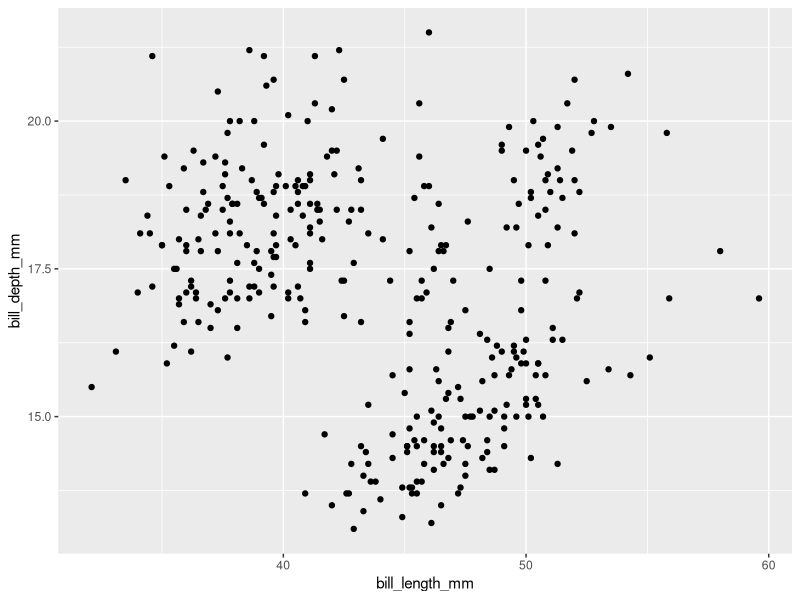
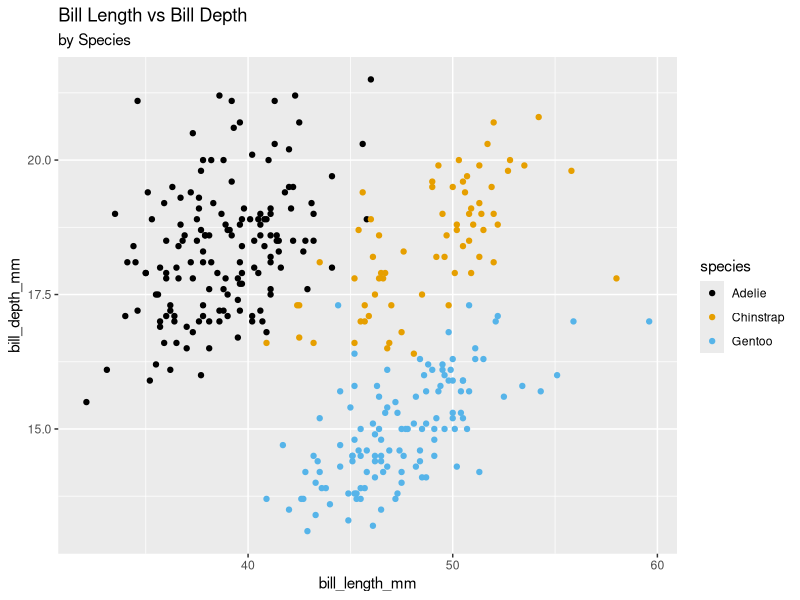
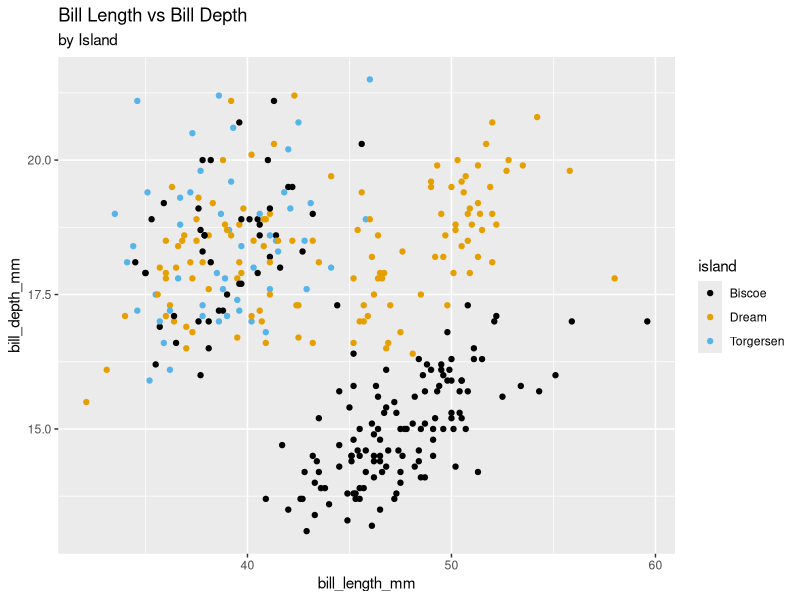
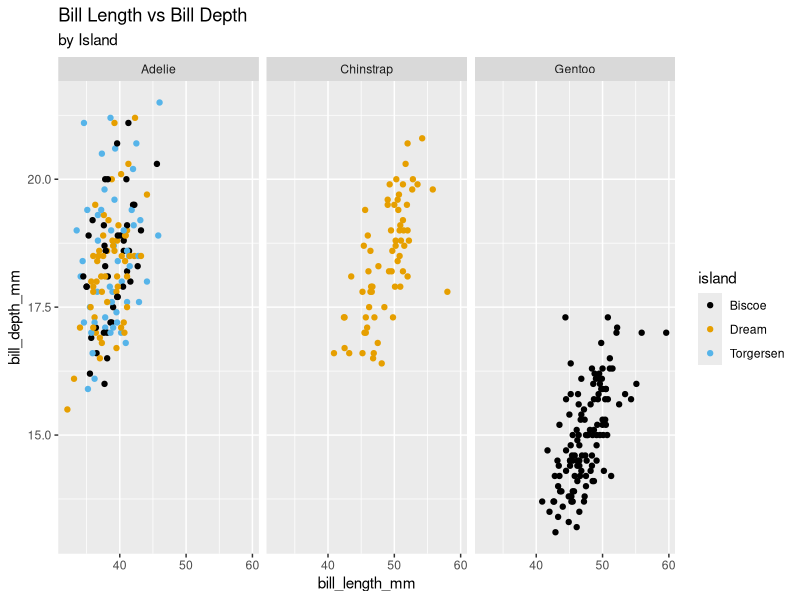

The R script that drew these images, in order: (Note: this script raises an error after producing the figures.)
## ---- chunk 1
if (!require("palmerpenguins")) install.packages("palmerpenguins")
if (!require("gridExtra")) install.packages("gridExtra")
if (!require("VIM")) install.packages("VIM")

library(palmerpenguins)
library(tidyverse)
library(ggpubr)
library(VIM)
## ---- chunk 2
# accessible color
accessible <- TRUE
if (accessible) {
  options(ggplot2.discrete.colour = unname(palette.colors(palette = "Okabe-Ito")))
  options(ggplot2.discrete.fill = unname(palette.colors(palette = "Okabe-Ito")))
}
## ---- chunk 3
head(penguins)
## ---- chunk 4
penguins %>%
  select(species, island, bill_length_mm) %>%
  head()
## ---- chunk 5
penguins %>% 
  select(species, island, bill_length_mm) %>%
  filter(species == "Adelie", island == "Torgersen", bill_length_mm > 45)
## ---- chunk 6
penguins %>%
  select(species, sex) %>%
  # create a new column to flag missing sex
  mutate(missing_sex = is.na(sex)) %>%
  head(10)
## ---- chunk 7
penguins %>%
  group_by(species) %>%
  summarize(
    n = n(), # number of rows
    mean_bill_length = mean(bill_length_mm), # mean of bill length
    sd_bill_length = sd(bill_length_mm) # standard deviation of bill length
  )
## ---- chunk 8

## ---- chunk 9

## ---- chunk 10
ggplot(penguins) +
  geom_point(aes(x = bill_length_mm, y = bill_depth_mm))
## ---- chunk 11
# color by species
ggplot(penguins) +
  geom_point(aes(x = bill_length_mm, y = bill_depth_mm, colour = species)) +
  ggtitle("Bill Length vs Bill Depth", "by Species")

# color by island
ggplot(penguins) +
  geom_point(aes(x = bill_length_mm, y = bill_depth_mm, color = island)) +
  ggtitle("Bill Length vs Bill Depth", "by Island")
## ---- chunk 12
ggplot(penguins) +
  facet_wrap(~species) +
  geom_point(aes(x = bill_length_mm, y = bill_depth_mm, color = island)) +
  ggtitle("Bill Length vs Bill Depth", "by Island")
## ---- chunk 13
ggplot(penguins) +
  # add your code here
## ---- chunk 14
glimpse(penguins)
## ---- chunk 15
x <- factor(c('a','a','a','b','b'), levels = c('a','b'))
print(x)

x[5] <- "c" # set 5th element to "c"

print(x)
## ---- chunk 16
print(class(penguins$year))
unique(penguins$year)
## ---- chunk 17
# select any rows with missing data
penguins %>% 
  filter(if_any(everything(), is.na))
## ---- chunk 18
# using missing visualization from VIM package
plot(aggr(penguins, plot = FALSE), numbers = TRUE, prop = FALSE, cex.axis = 0.6)
## ---- chunk 19
# drop observations with NA
pgns <- penguins %>% drop_na()
dim(pgns)
## ---- chunk 20
pgns %>%
  group_by(species, sex) %>% # group by species and sex
  summarise(
    n = n(),
    bill_length_mean = mean(bill_length_mm, na.rm = TRUE),
    bill_length_sd = sd(bill_length_mm, na.rm = TRUE)
  )
## ---- chunk 21

## ---- chunk 22
set.seed(100)
simdata <- data.frame(x = c(rgamma(200, shape = 0.7, scale = 8), rnorm(10, 80)))
ggplot(simdata) +
  geom_histogram(aes(x = x)) +
  geom_vline(aes(xintercept = mean(x)), color = "blue") +
  geom_vline(aes(xintercept = median(x)), color = "red") +
  ggtitle("Skewed Distribution with Outliers", "Red Line: Median; Blue Line: Mean")
## ---- chunk 23
ggplot(pgns) +
  geom_histogram(aes(bill_length_mm)) +
  ggtitle("Histogram of Bill Length (mm)")
## ---- chunk 24
g1 <- ggplot(pgns) +
  geom_histogram(aes(bill_length_mm), binwidth = 5) +
  ggtitle("Histogram of Bill Length (mm)", "binwidth = 5")
g2 <- ggplot(pgns) +
  geom_histogram(aes(bill_length_mm), binwidth = 1) +
  ggtitle("Histogram of Bill Length (mm)", "binwidth = 1")
g3 <- ggplot(pgns) +
  geom_histogram(aes(bill_length_mm), binwidth = 0.5) +
  ggtitle("Histogram of Bill Length (mm)", "binwidth = 0.5")
g4 <- ggplot(pgns) +
  geom_histogram(aes(bill_length_mm), binwidth = 0.1) +
  ggtitle("Histogram of Bill Length (mm)", "binwidth = 0.1")

ggarrange(g1, g2, g3, g4)
## ---- chunk 25
ggplot(pgns) +
  geom_density(aes(x = bill_length_mm))
## ---- chunk 26
ggplot(pgns) +
  geom_density(aes(x = bill_length_mm), bw = ) # complete code
## ---- chunk 27
g1 <- ggplot(pgns) +
  geom_histogram(aes(x = bill_length_mm, fill = species)) +
  ggtitle("Distribution of Bill Length (mm)", "Color by Species")

g2 <- ggplot(pgns) +
  geom_density(aes(x = bill_length_mm, fill = species)) +
  ggtitle("Distribution of Bill Length (mm)", "Color by Species")

ggarrange(g1, g2, nrow = 1, common.legend = TRUE)
## ---- chunk 28
g1 <- ggplot(pgns) +
  geom_boxplot(
    aes(x = species, y = bill_length_mm), 
    position = position_dodge2(preserve = "single")
  ) +
  ggtitle("Distribution of Bill Length (mm)")

g2 <- ggplot(pgns) +
  geom_violin(
    aes(x = species, y = bill_length_mm)
  ) +
  ggtitle("Distribution of Bill Length (mm)")

ggarrange(g1, g2, nrow = 1, common.legend = TRUE)
## ---- chunk 29
ggplot(pgns, aes(x = species, y = bill_length_mm)) +
  geom_boxplot() +
  geom_jitter(alpha = 0.8) +
  ggtitle("Distribution of Bill Length (mm)")
## ---- chunk 30
ggplot(iris) +
  # complete code
## ---- chunk 31
ggplot(pgns) +
  geom_point(aes(x = bill_length_mm, y = bill_depth_mm))
## ---- chunk 32
ggplot(pgns) +
  geom_point(aes(x = bill_length_mm, y = body_mass_g, color = species))
## ---- chunk 33
ggplot(pgns) +
  geom_bar(aes(x = species)) +
  ggtitle("Distribution of Species")
## ---- chunk 34
g1 <- ggplot(pgns) +
  geom_bar(aes(x = species, fill = sex)) +
  ggtitle("Distribution of Sex by Species")

# setting position = position_dodge(1) splits the bars for each sub-group
g2 <- ggplot(pgns) +
  geom_bar(aes(x = species, fill = sex), position = position_dodge(1)) +
  ggtitle("Distribution of Sex by Species", "with position_dodge(1)")
ggarrange(g1, g2, nrow = 1, common.legend = TRUE)
## ---- chunk 35

## ---- chunk 36
grouped_summary <- pgns %>%
  group_by(species, sex) %>%
  summarise(
    mean_body_mass = mean(body_mass_g),
    sd_body_mass = sd(body_mass_g)
  )

print(grouped_summary)

# calculate group means and standard deviation
ggplot(grouped_summary) +
  geom_point(aes(x = species, y = mean_body_mass, color = sex)) +
  # geom_errorbar() takes ymin and ymax aesthetic variables to draw an errorbar
  geom_errorbar(aes(
    x = species, 
    ymin = mean_body_mass - sd_body_mass, 
    ymax = mean_body_mass + sd_body_mass, 
    color = sex, 
    width = 0.2
  ))
## ---- chunk 37
ggplot(pgns, aes(x = species, y = body_mass_g, color = sex)) +
  stat_summary(fun = mean, geom = "point") +
  stat_summary(fun.data = "mean_sd", geom = "errorbar", width = 0.2)
## ---- chunk 38
ggplot(pgns, aes(x = species, y = body_mass_g, fill = sex)) +
  stat_summary(fun = mean, geom = "bar", position = position_dodge(0.95)) +
  stat_summary(fun.data = "mean_sd", geom = "errorbar", width = 0.2, position = position_dodge(0.95))
## ---- chunk 39
penguins %>% 
  filter(!is.na(sex), island == "Biscoe")
  
penguins %>% 
  filter(!is.na(sex), island == "Biscoe") %>%
  group_by(species) %>%
  count()
## ---- chunk 40
ggplot(penguins) +
  # add your code here
  geom_point(aes(x = bill_depth_mm, y = body_mass_g, color = sex))
## ---- chunk 41
pgns %>%
  group_by(species) %>%
  summarize(
    median = median(body_mass_g),
    `25th Quantile` = quantile(body_mass_g, 0.25),
    `75th Quantile` = quantile(body_mass_g, 0.75)
  )
## ---- chunk 42
ggplot(pgns) +
  geom_density(aes(x = bill_length_mm), bw = 1)
## ---- chunk 43
ggplot(iris) +
  geom_boxplot(aes(x = Species, y = Sepal.Length))
## ---- chunk 44
ggplot(pgns) +
  geom_point(aes(x = bill_depth_mm, y = flipper_length_mm, color = species))
